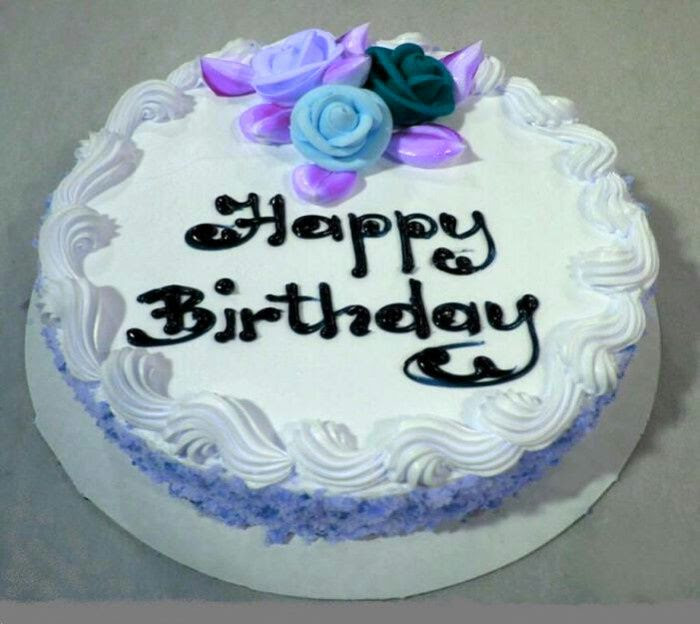
%> input picture Day 2/1.jpg, 700 x 624 px
$ octave ex3.m   (GNU Octave 9; MATLAB toolbox functions it lacks are replaced by stand-ins)
%> lines starting %> are read from the running program, lines starting %| are printed output that depends on the picture
a=imread('1.jpg');
%> a is the input picture: size 624x700x3 uint8; mean R, G, B 145.7, 159.3, 164.2
[r g b] = imsplit(a);
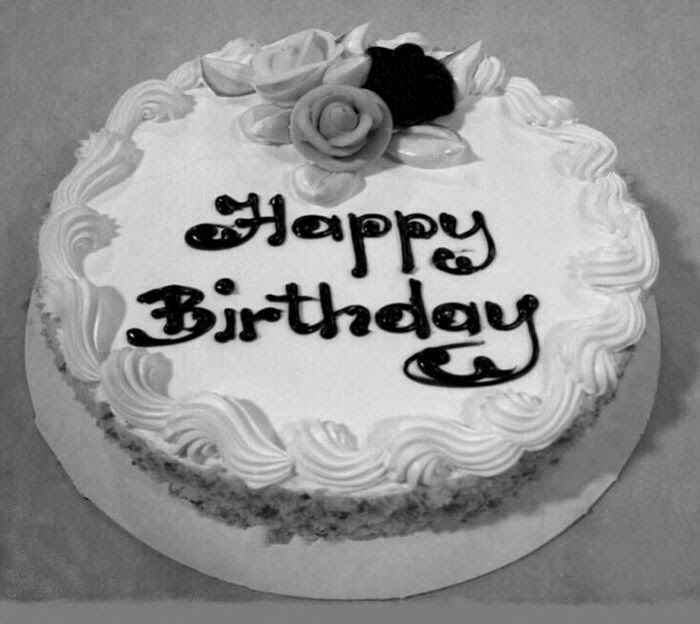
%> r: size 624x700 uint8; min 0, max 240, mean 145.7
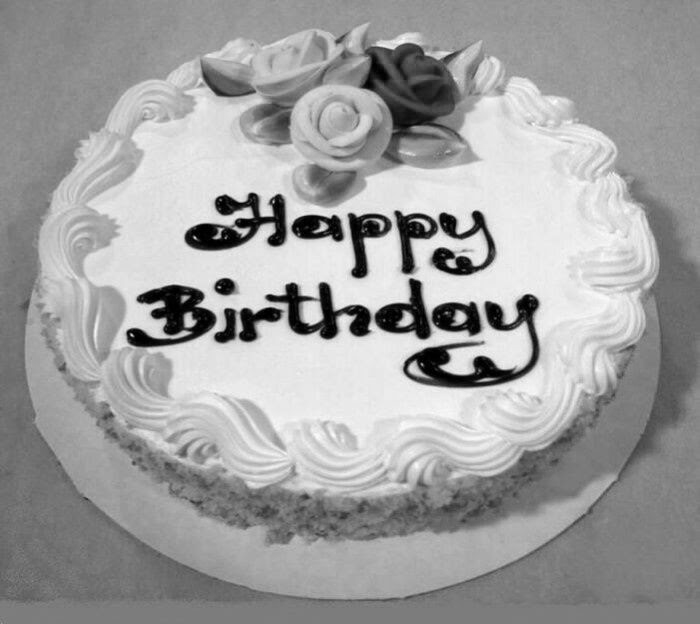
%> g: size 624x700 uint8; min 0, max 255, mean 159.3
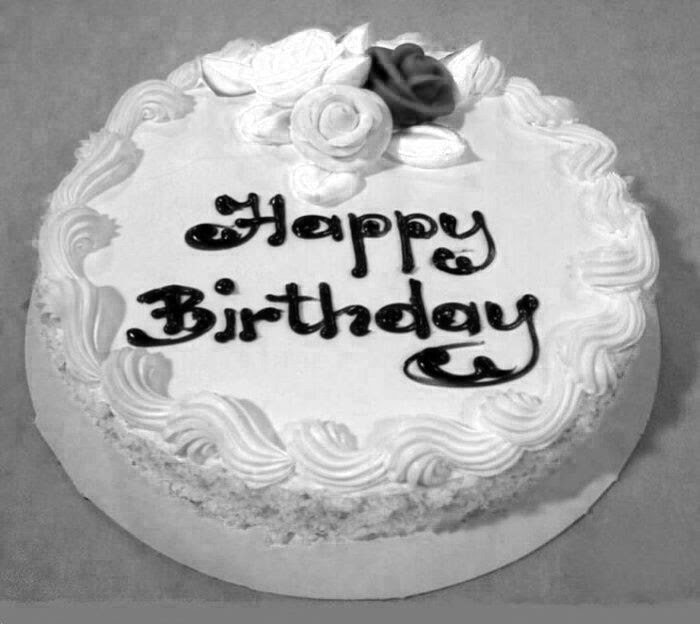
%> b: size 624x700 uint8; min 0, max 255, mean 164.2
figure; subplot(2,2,1); imshow(a);
r(:,:,1)=r;
r(:,:,2)=0;
r(:,:,3)=0;
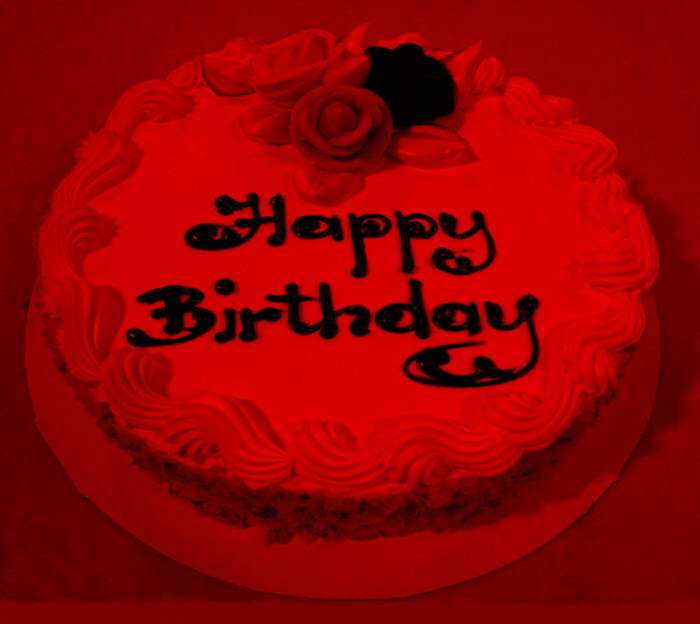
%> r: size 624x700x3 uint8; mean R, G, B 145.7, 0, 0
 subplot(2,2,2);
imshow(r);
g(:,:,2)=g;
g(:,:,1)=0;
g(:,:,3)=0;
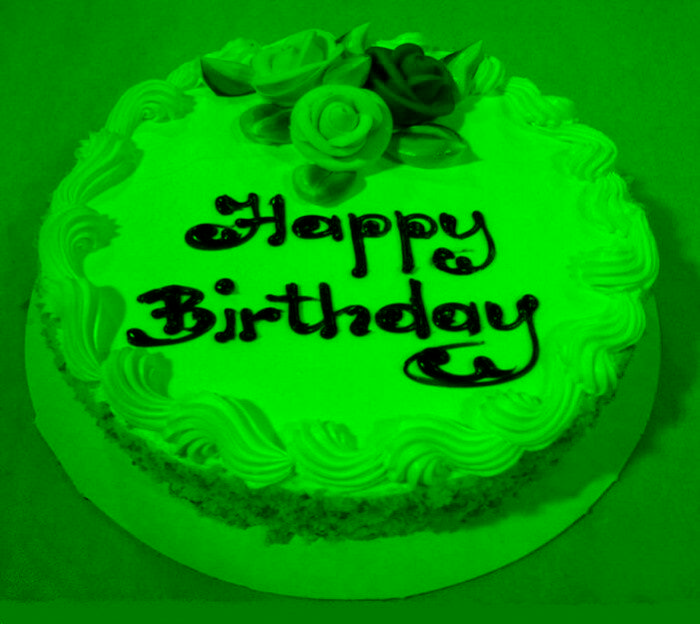
%> g: size 624x700x3 uint8; mean R, G, B 0, 159.3, 0
 subplot(2,2,3);
imshow(g);
b(:,:,3)=b;
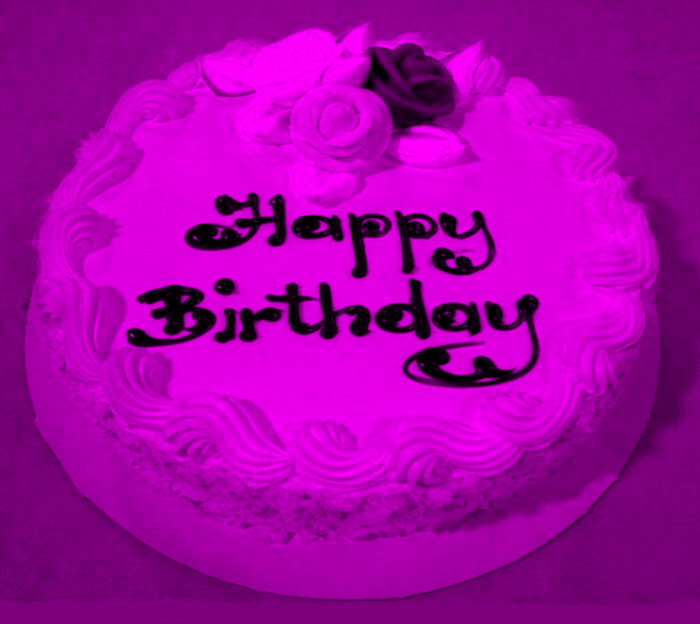
%> b: size 624x700x3 uint8; mean R, G, B 164.2, 0, 164.2
b(:,:,1)=0;
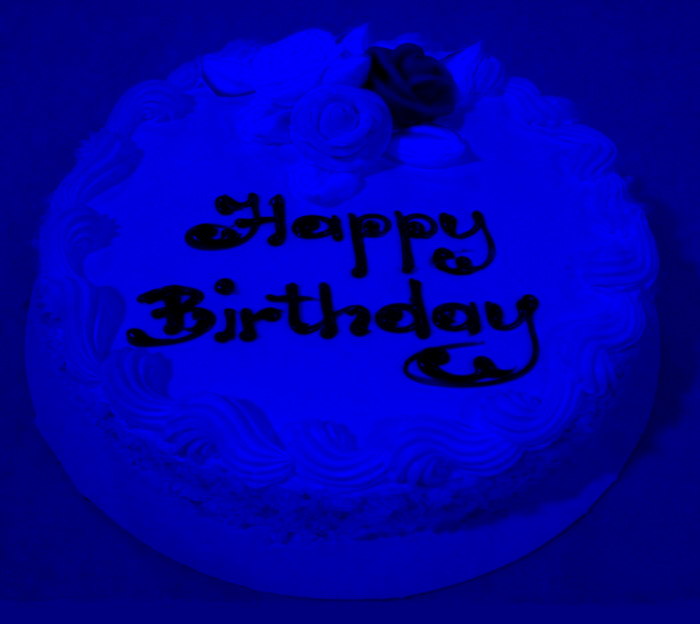
%> b: size 624x700x3 uint8; mean R, G, B 0, 0, 164.2
b(:,:,2)=0;
subplot(2,2,4);
imshow(b);
